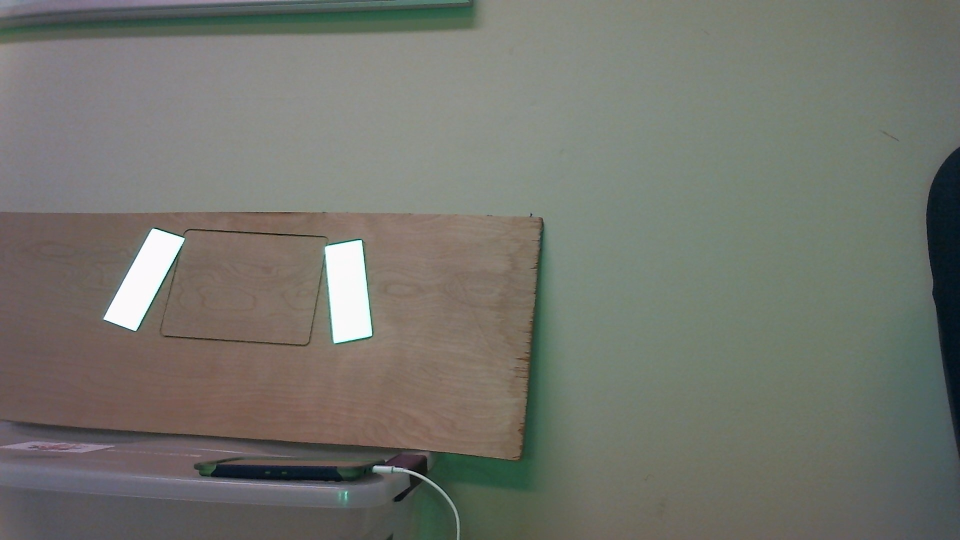
#> input picture src/python/input3.JPG, 1920 x 1080 px, given in place of the camera (shown at 1/2 size)
$ python singlePNP.py
#> lines starting #> are read from the running program, lines starting #| are printed output that depends on the picture; after the words box and inside, x2 and y2 are one past the last pixel; in counts of white or black regions, pixels touching at a corner belong together
from collections import deque
from imutils.video import VideoStream
from imutils import paths
from shapedetector import ShapeDetector
import numpy as np
import argparse
import time
import cv2
import math
import imutils
import pickle

# obstructed test
greenLower = (0,73,22)
greenUpper = (90,255,78)

# The (x,y,z) points for the corners of the vision target, in the order top left, top right, bottom right, bottom left
# these are "square" to the floor.  i.e. the long edge of the tape is vertical
# this is a lie, but may be useful to calculate if the tape is right or left side.
#obj_points = np.array([[0, 0, 0], [2, 0, 0], [2, 5.75, 0], [0, 5.75, 0]], np.float32)
obj_points = np.array([[0, 0, 0], [1.945, -0.467, 0], [0.605, -6.058, 0], [-1.34, -5.591, 0]], np.float32)
#TODO: this is totally wrong!
top_obj_points = np.array([[0, 0, 0], [11.89, 0, 0], [9.945, -0.467, 0], [1.945, -0.467, 0]], np.float32)
obj_points = top_obj_points

# paths to the cameraMatrix and distortMatrix files
cameraMatrix_filepath = "cameraMatrix.pkl"
distortMatrix_filepath = "distortMatrix.pkl"

cameraMatrix = pickle.load(open(cameraMatrix_filepath, "rb"))
#> (reads src/python/cameraMatrix.pkl from the repository)
distortMatrix = pickle.load(open(distortMatrix_filepath, "rb"))
#> (reads src/python/distortMatrix.pkl from the repository)


# [5 lines left out: function get_center, not called in this run]

def get_angle(p1, p2):
	return math.atan2(p1[1] - p2[1], p1[0] - p2[0]) * 180/math.pi

# [10 lines left out: function undistort_img, not called in this run]

def rid_noise(img): #, cameraMatrix, distortMatrix):
	# calls method to undistort image
	#undistortMatrix_img = undistort_img(img, cameraMatrix, distortMatrix)

	#blurred = cv2.GaussianBlur(img, (5, 5), 0) #(11, 11)?
	hsv = cv2.cvtColor(img, cv2.COLOR_BGR2HSV)#undistortMatrix_img, cv2.COLOR_BGR2HSV)
	mask = cv2.inRange(hsv, greenLower, greenUpper)

	# threshold the image, then perform a series of erosions + dilations to remove any small regions of noise
	thresh = cv2.threshold(mask, 45, 255, cv2.THRESH_BINARY)[1]
	thresh = cv2.erode(thresh, None, iterations=2)
	thresh = cv2.dilate(thresh, None, iterations=2)
	return thresh

def contour_comparator(a, b):
	return len(a) > len(b)

def get_corners(corners, contour):

	# epsilon = 0.1*cv2.arcLength(contour,True)
	# approx = cv2.approxPolyDP(contour,epsilon,True)
	# print('===== approx =====')
	# print(approx)


	# We can find the corners of a quadrilateral with sides parallel to the edge of the screen by finding the
	# points on the contour that are closest to each corner of the screen.

	# Initialize the minimum distance to each corner, and which point is at that distance.
	min_dist = [math.inf, math.inf, math.inf, math.inf]
	to_ret = [None, None, None, None]

	# Check distances for every point
	for point in contour:
		for i in range(4):
			# norm is the generalized version of the distance formula.
			dist = np.linalg.norm(point[0] - corners[i])
			if dist < min_dist[i]:
				min_dist[i] = dist
				to_ret[i] = np.array(point[0], dtype=np.float32)
	print ('===== corners =====')
	print (to_ret)
	return to_ret


axis = np.float32([[6,0,0], [0,6,0], [0,0,6]]).reshape(-1,3)

# [37 lines left out: functions draw_axis, isRotationMatrix, rotationMatrixToEulerAngles, not called in this run]
# [14 lines of commented-out code are left out]

def find_highest_Y_Pts(candidates):

    to_ret = []
    for i in range(2):
        minY = math.inf
        minPt = []
        minYIdx = 0
        for i, element in enumerate(candidates):
            if (element[0][1] < minY):
                minY = element[0][1]
                minPt = element
                minYIdx = i
        print("length:",len(candidates))
        del(candidates[minYIdx])
        to_ret.append(minPt[0])
        to_ret.append(minPt[1])
        #to_ret.append(np.array([minPt[0], minPt[1]]))

    print(np.array(to_ret))
    return np.array(to_ret)

def slope(x1, y1, x2, y2):
	return np.rad2deg(np.arctan2(y2 - y1, x2 - x1))
    #return (y2-y1)/(x2-x1)

def pickTapePairs(contours, img):
    candidates = []
    for contour in contours:
        #print('==== contour ====')
        perimeter = cv2.arcLength(contour,True)
        epsilon = 0.01*cv2.arcLength(contour,True)
        approx = cv2.approxPolyDP(contour,epsilon,True)
        #print ('length:', len(approx))
        area = cv2.contourArea(contour)
        #print ('area:', area)
        if area < 500:
            print("skipping cnt w/ area: ", area)
            continue
        # find minimum area
        rect = cv2.minAreaRect(contour)
        # calculate coordinates of the minimum area rectangle
        box = cv2.boxPoints(rect)
        # normalize coordinates to integers
        box = np.int0(box)
        #print('box: ',box)
        minY = math.inf
        minYIndex = 0
        # find the highest point (minY)
        for i in range(len(box)):
            if box[i][1] < minY:
                minY = box[i][1]
                minYIndex = i

        highestPt = (box[minYIndex][0],box[minYIndex][1])

        #find grab the next and prev points for slopes
        prevPtIndex = minYIndex -1
        nextPtIndex = minYIndex +1
        if prevPtIndex == -1:
            prevPtIndex = 3
        if nextPtIndex == 4:
            nextPtIndex = 0

        #determine which one is closest to the Y factor of our point
        nextHighestPt = (box[prevPtIndex][0],box[prevPtIndex][1])
        if box[nextPtIndex][1] < nextHighestPt[1]:
            nextHighestPt = (box[nextPtIndex][0],box[nextPtIndex][1])

        topSlope = slope(highestPt[0],highestPt[1], nextHighestPt[0],nextHighestPt[1])
        if topSlope > 90:
            topSlope = 180 - topSlope
        #if topSlope > 17 or topSlope < 10:  #13.5 +/- 3.5 deg
        #    continue

        print('==== contour ====')
        print('highestPt:', minYIndex, highestPt[0],highestPt[1])
        print('nextHighestPt:', nextHighestPt[0],nextHighestPt[1])
        print('slope:', topSlope)
        candidates.append((highestPt, nextHighestPt))
        # draw contours
        print(type(box))
        print(box)
        cv2.drawContours(img, [box], 0, (0,0, 255), 3)
        #print(contour)
    print('================')
    print(candidates)

    top_contour = find_highest_Y_Pts(candidates)
    print("top_contour", top_contour)
    cv2.drawContours(img, [top_contour], -1, (0,255, 0), 3)

    return top_contour, img


################# MAIN LOOP ###################

# construct the argument parse and parse the arguments
ap = argparse.ArgumentParser()
#ap.add_argument("-i", "--image", help="path to the image file")
#args = vars(ap.parse_args())

ap.add_argument("-v", "--video", help="path to the (optional) video file")
ap.add_argument("-b", "--buffer", type=int, default=64,	help="max buffer size")
args = vars(ap.parse_args())
pts = deque(maxlen=args["buffer"])

# if a video path was not supplied, grab the reference to the webcam
if not args.get("video", False):
	vs = VideoStream(src="/dev/visioncam").start()

# otherwise, grab a reference to the video file
else:
	vs = cv2.VideoCapture(args["video"])

# [9 lines of commented-out code are left out]
time.sleep(2.0)

while True:
    # grab the current frame
    frame = vs.read()
#> frame is the input picture: shape (1080, 1920, 3); mean B, G, R 108.7, 116, 114.9

    cv2.namedWindow("frame", 0)
    cv2.resizeWindow("frame", 640,480)

    size = frame.shape
#> size = (1080, 1920, 3)

    focal_length = size[1]
#> focal_length = 1920
    cam_center = (size[1]/2, size[0]/2)
#> cam_center = (960, 540)
    zero_camera_matrix = np.array(
                            [[focal_length, 0, cam_center[0]],
                            [0, focal_length, cam_center[1]],
                            [0, 0, 1]], dtype=np.float32
                            )

    zero_distort_matrix = np.zeros((4,1))

    rvec = None
    tvec = None
    final_pose = None
    reprojectdst = None

    frame_height, frame_width = frame.shape[:2]
#> frame_height = 1080; frame_width = 1920

    corners = [np.array([0, 0]), np.array([frame_width, 0]), np.array([frame_width, frame_height]), np.array([0, frame_height])]

    mid_frame = (int(frame_width / 2), int(frame_height / 2))
#> mid_frame = (960, 540)

    frame_hsv = rid_noise(frame)
#> in rid_noise, `hsv = cv2.cvtColor(img, cv2.COLOR_BGR2HSV)#undistortMatrix_img, cv2.CO..`: hsv: shape (1080, 1920, 3); mean H, S, V 55.4, 33.5, 120.9
#> in rid_noise, `mask = cv2.inRange(hsv, greenLower, greenUpper)`:
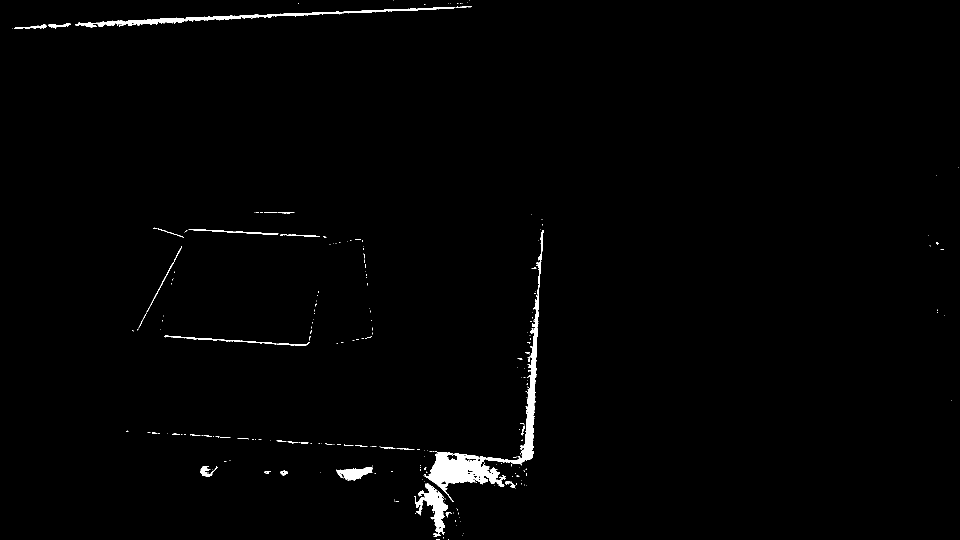
#> mask: shape (1080, 1920) (shown at 1/2 size); 1.1% white; 263 white regions (223 under 20 px), largest, box (x1, y1, x2, y2) and area: (848, 460, 1087, 1004) 11275, (191, 14, 911, 54) 3786, (829, 966, 896, 1069) 2559
#> in rid_noise, `thresh = cv2.erode(thresh, None, iterations=2)`:
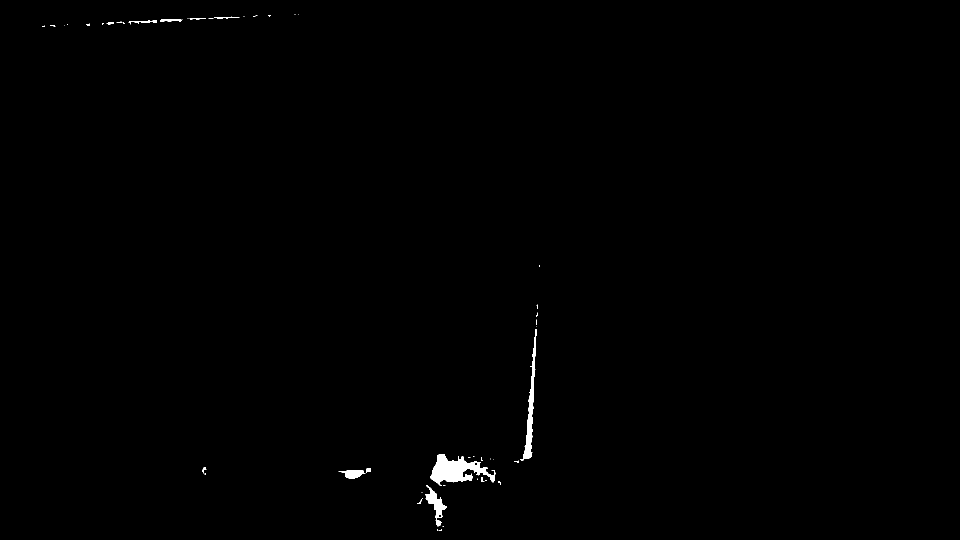
#> thresh: shape (1080, 1920) (shown at 1/2 size); 0.41% white; 50 white regions (35 under 20 px), largest, box (x1, y1, x2, y2) and area: (860, 909, 991, 972) 3892, (1040, 658, 1073, 922) 1966, (851, 970, 894, 1053) 1154
#> in rid_noise, `thresh = cv2.dilate(thresh, None, iterations=2)`:
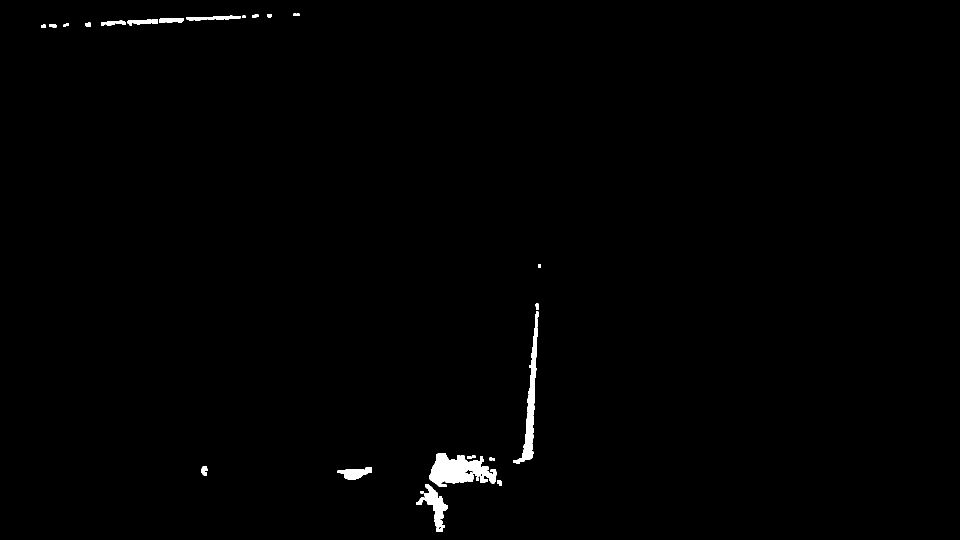
#> thresh: shape (1080, 1920) (shown at 1/2 size); 0.72% white; 33 white regions

    # find contours in thresholded frame, then grab the largest one
    cnts = cv2.findContours(frame_hsv.copy(), cv2.RETR_EXTERNAL, cv2.CHAIN_APPROX_SIMPLE)
#> cnts = 33 contours, 2 with area under 20; largest, box (x1, y1, x2, y2) and area: (858, 907, 993, 974) 5198, (1027, 656, 1075, 927) 3082, (849, 968, 896, 1064) 1792, (675, 935, 744, 960) 912, (255, 39, 316, 51) 398
    cnts = imutils.grab_contours(cnts)
    print("count of contours:", len(cnts))
#| count of contours: 33
    # draw them all
    # cv2.drawContours(frame, cnts, -1, (0, 255, 0), 2)

    cTop = None
    c = None

    if len(cnts) > 0:
        cTop, frame = pickTapePairs(cnts, frame)
#> the loop in pickTapePairs, `for contour in contours: #print('==== contour ====')` made 33 passes
#> (perimeter, epsilon, area, rect, box, topSlope) on passes 3, 6, 12, 13: (345.6, 3.46, 1792.5, ((874.9, 1013), (39.1, 100.9), -20.06), [[873, 1067], [839, 972], [875, 958], [910, 1053]], 21.25), (182.2, 1.82, 911.5, ((709.8, 948.1), (68.64, 21.98), -5.49), [[676, 962], [674, 940], [742, 933], [744, 955]], 5.88), (638.8, 6.39, 5198, ((925, 940), (66, 134), -90), [[992, 973], [858, 973], [858, 907], [992, 907]], 0), (647.8, 6.48, 3082, ((1065.7, 793), (273.2, 36.47), -80.96), [[1062, 930], [1026, 925], [1069, 655], [1105, 660]], 7.91)
#> (perimeter, epsilon, area) on passes 1, 4, 5, 7, 10, 14: (52.73, 0.527, 113.5), (34.24, 0.342, 66.5), (20.83, 0.208, 29), (61.31, 0.613, 146), (24.83, 0.248, 36), (43.66, 0.437, 74)
#> (printed output is left out)
#> after the loop in pickTapePairs, `for contour in contours:`:
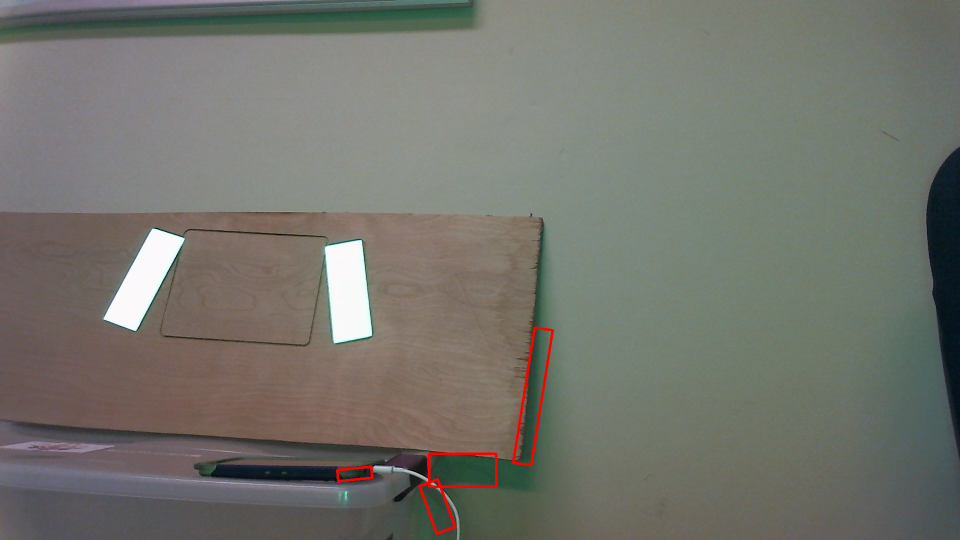
#> img: shape (1080, 1920, 3) (shown at 1/2 size); 0.35% of pixels changed, all inside (x1, y1, x2, y2) = (672, 653, 1108, 1070)
#> after the loop in pickTapePairs, `for contour in contours:`: candidates = [((875, 958), (839, 972)), ((742, 933), (674, 940)), ((858, 907), (992, 907)), ((1069, 655), (1105, 660))]
#| [((875, 958), (839, 972)), ((742, 933), (674, 940)), ((858, 907), (992, 907)), ((1069, 655), (1105, 660))]
#> the loop in find_highest_Y_Pts, `for i in range(2):` made 2 passes
#| length: 4
#| length: 3
#> after the loop in find_highest_Y_Pts, `for i in range(2):`: to_ret = [(1069, 655), (1105, 660), (858, 907), (992, 907)]
#| [[1069  655]
#|  [1105  660]
#|  [ 858  907]
#|  [ 992  907]]
#> in pickTapePairs, `top_contour = find_highest_Y_Pts(candidates)`: top_contour = [[1069, 655], [1105, 660], [858, 907], [992, 907]]
#| top_contour [[1069  655]
#|  [1105  660]
#|  [ 858  907]
#|  [ 992  907]]
#> in pickTapePairs, `cv2.drawContours(img, [top_contour], -1, (0,255, 0), 3)`:
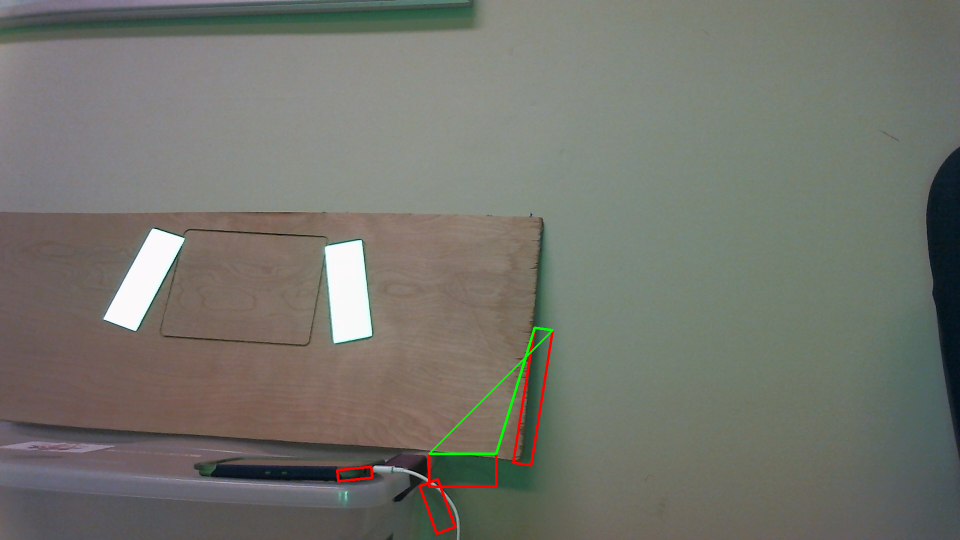
#> img: shape (1080, 1920, 3) (shown at 1/2 size); 0.16% of pixels changed, all inside (x1, y1, x2, y2) = (856, 653, 1108, 910)
#> cTop = [[1069, 655], [1105, 660], [858, 907], [992, 907]]
        c = cTop
#> c = [[1069, 655], [1105, 660], [858, 907], [992, 907]]

    # [6 lines of commented-out code are left out]

    if c is not None and len(c) != 0:
        # [9 lines of commented-out code are left out]
        cornerPoints = get_corners(corners, c)
#> the loop in get_corners, `for point in contour:` made 4 passes
#> after the loop in get_corners, `for point in contour:`: min_dist = [1213.4, 1358.4, 815.4, 886.3]; to_ret = [858, 992, 1105, 858]
#| [array(858., dtype=float32), array(992., dtype=float32), array(1105., dtype=float32), array(858., dtype=float32)]
#> cornerPoints = [858, 992, 1105, 858]

        print ('corners', cornerPoints)
#| corners [array(858., dtype=float32), array(992., dtype=float32), array(1105., dtype=float32), array(858., dtype=float32)]

        cpTop = get_corners(corners, cTop)
#> the loop in get_corners (call 2), `for point in contour:` made 4 passes
#| [array(858., dtype=float32), array(992., dtype=float32), array(1105., dtype=float32), array(858., dtype=float32)]
#> cpTop = [858, 992, 1105, 858]
        print ('top countour corners', cpTop)
#| top countour corners [array(858., dtype=float32), array(992., dtype=float32), array(1105., dtype=float32), array(858., dtype=float32)]


        #determine side
        side = None
#> (the run stopped early here; a loop or call above may not have finished)
